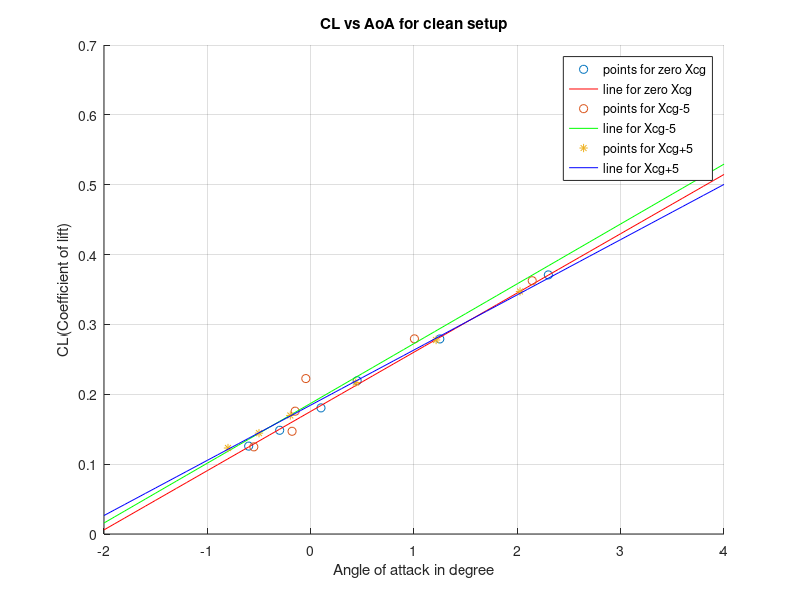

The MATLAB source for this figure:
clc
clear

%%Zero xcg AOA vs CL
%%clean
rho=1.225;
IAS = [239.2,220.1,199.5,180.9,160.3,139]*0.5144;
MassOfFuel=(3100+503+[980,976,971.8,968.6,965,959.4]).*0.453592;
WeightOfFuel = MassOfFuel.*9.81;
CL = WeightOfFuel./(0.5.*rho.*IAS.^2.*17.48);
AoA=[-0.6,-0.3,0.1,0.45,1.25,2.3];

p1=polyfit(AoA,CL,1);
scatter(AoA,CL,'r*');
range = [-2:0.1:4];
hold on
plot(range,p1(1).*range + p1(2),'r');
hold on 
%%
%for cg - 5
%clean
clear 
clc

IAS = [240,221,202,179.5,160.1,140.5].*0.5144;
rho = 1.225;
MassOfFuel=(3100+503+[971.6,969.3,965.1,961.4,956.1,953.9]).*0.453592;
WeightOfFuel = MassOfFuel.*9.81;
CL = WeightOfFuel./(0.5.*rho.*IAS.^2.*17.48);
AoA=[-0.55,-0.18,-0.15,-0.047,1.004,2.144];

p1=polyfit(AoA,CL,1);
scatter(AoA,CL,'g*');
range = [-2:0.1:4];
hold on
plot(range,p1(1).*range + p1(2),'g');
hold on 
%%
%%xcg + 5AOA vs CL
%clean
rho=1.225;
IAS = [240,221.25,203.8,180,158.9,142]*0.5144;
MassOfFuel=(3100+503+[910.75,897,884.1,869.6,861.6,854]).*0.453592;
WeightOfFuel = MassOfFuel.*9.81;
CL = WeightOfFuel./(0.5.*rho.*IAS.^2.*17.48);
AoA=[-0.8,-0.5,-0.197,0.4365,1.214,2.026];

p1=polyfit(AoA,CL,1);
scatter(AoA,CL,'*b');
range = [-2:0.1:4];
hold on
plot(range,p1(1).*range + p1(2),'b');

legend('points for zero Xcg','line for zero Xcg','points for Xcg-5','line for Xcg-5','points for Xcg+5','line for Xcg+5');
xlabel('Angle of attack in degree');
ylabel('CL(Coefficient of lift)');
title('CL vs AoA for clean setup');
grid on
hold off
